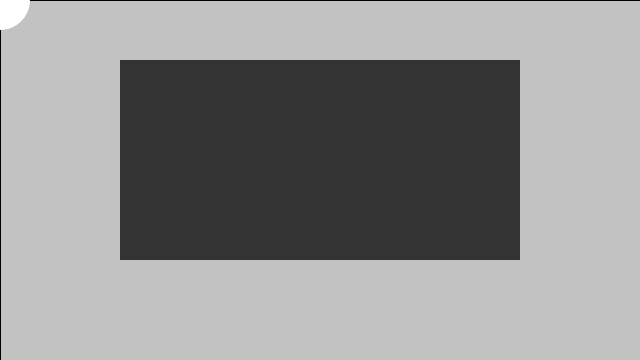
Frame 1 (no input)
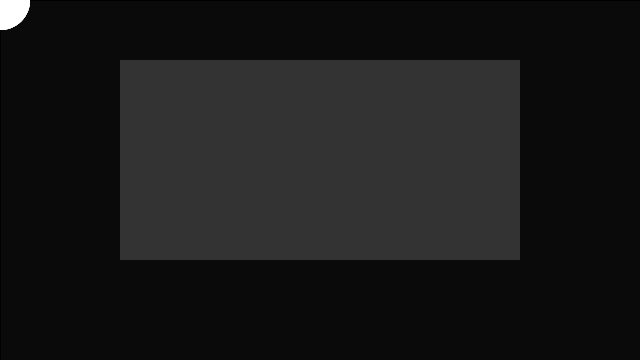
Frame 60 (the mouse pressed at the canvas centre just before this capture)
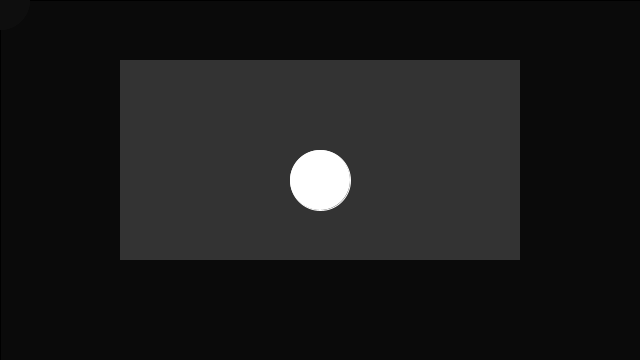
Frame 120 (the mouse held since frame 60 and released just before this capture)

The Processing sketch that drew these frames (run headless with seeded random() and noise(); from frame 60 on, the mouse is pressed at the canvas centre):

// Processing sketch: createGraphics
// ── createGraphics.pde
/**
 * Create Graphics. 
 * 
 * The createGraphics() function creates an object from the PGraphics class 
 * PGraphics is the main graphics and rendering context for Processing. 
 * The beginDraw() method is necessary to prepare for drawing and endDraw() is
 * necessary to finish. Use this class if you need to draw into an off-screen 
 * graphics buffer or to maintain two contexts with different properties.
 */

PGraphics pg;

void setup() {
  size(640, 360);
  pg = createGraphics(400, 200);
}

void draw() {
  fill(0, 12);
  rect(0, 0, width, height);
  fill(255);
  noStroke();
 
  
  pg.beginDraw();
  pg.background(51);
  pg.noFill();
  pg.stroke(255);
  pg.ellipse(mouseX-120, mouseY-60, 60, 60);
  pg.endDraw();
  
  // Draw the offscreen buffer to the screen with image() 
  image(pg, 120, 60); 
  
   ellipse(mouseX, mouseY, 60, 60);
}
